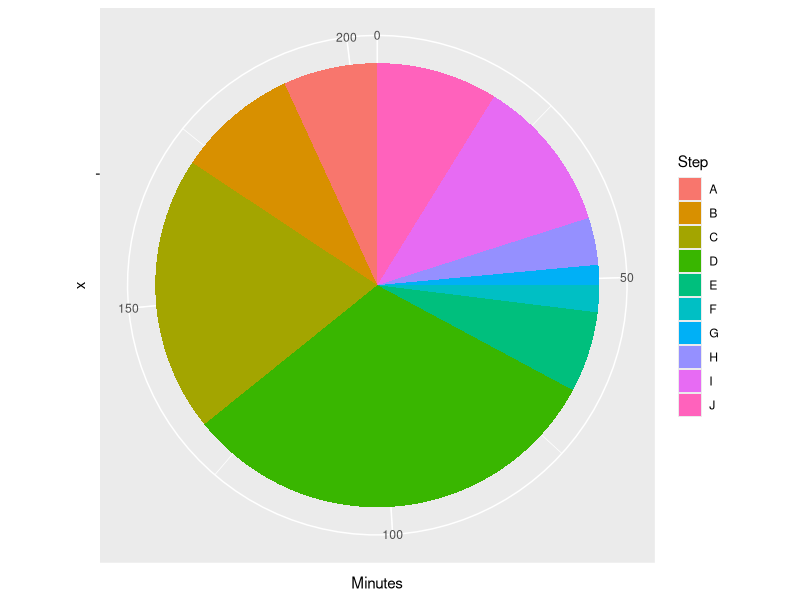

Generate this figure with R:
library(ggplot2)

data <- read.csv("ch17p257.txt", header=TRUE);

data1 <- data.frame(Step=data$Step,Minutes=data$Minutes);

png(filename="ch17p257.png");

ggplot(data=data1, aes(x="", y=Minutes, fill=Step)) +
  geom_bar(stat="identity") +
  coord_polar("y", start=0);


dev.off();